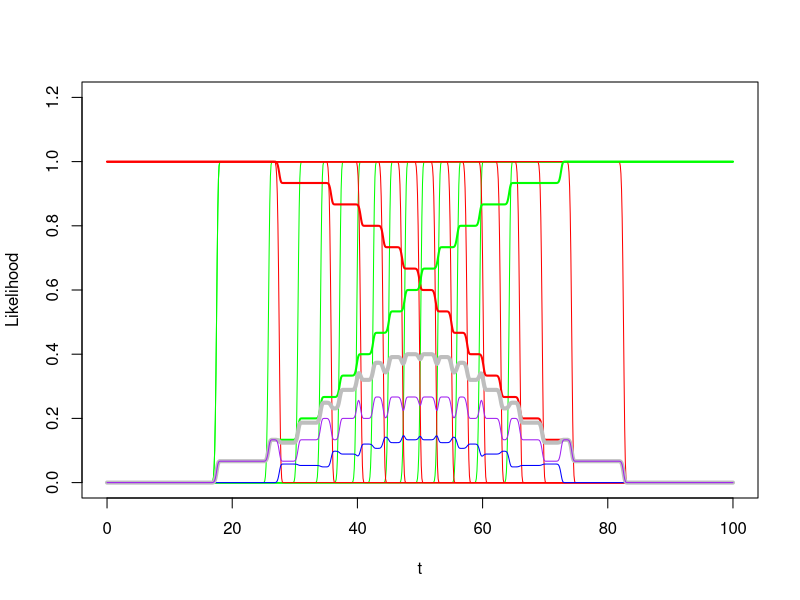
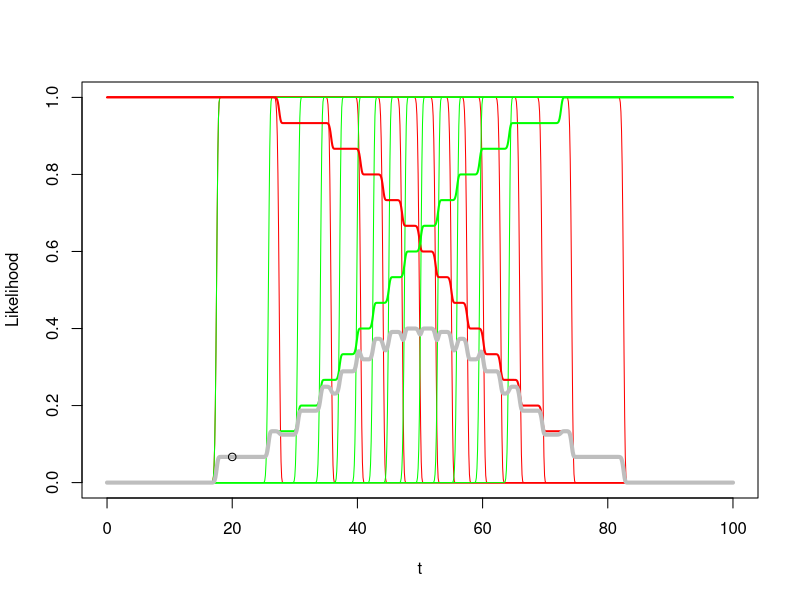
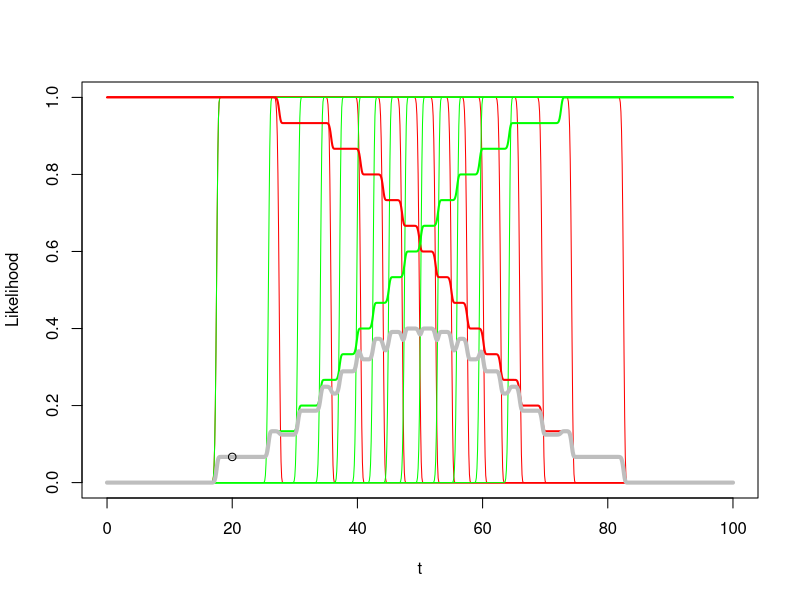
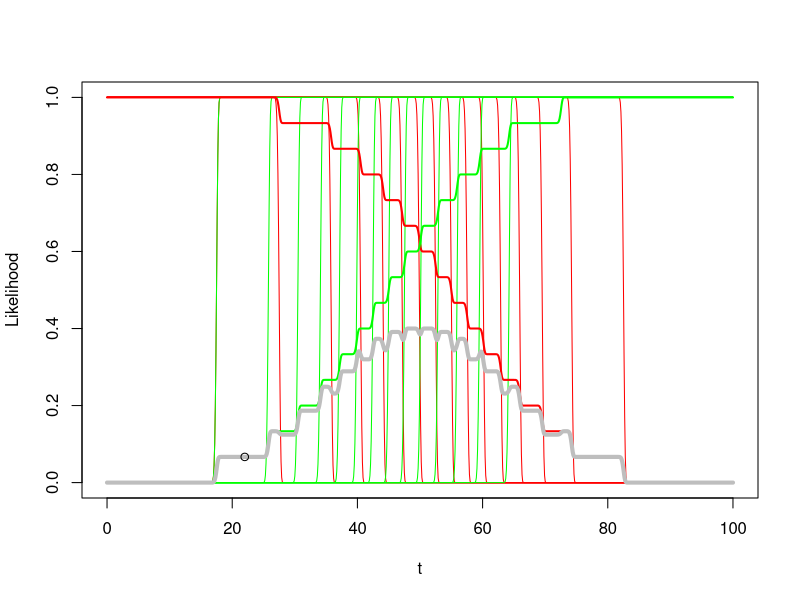
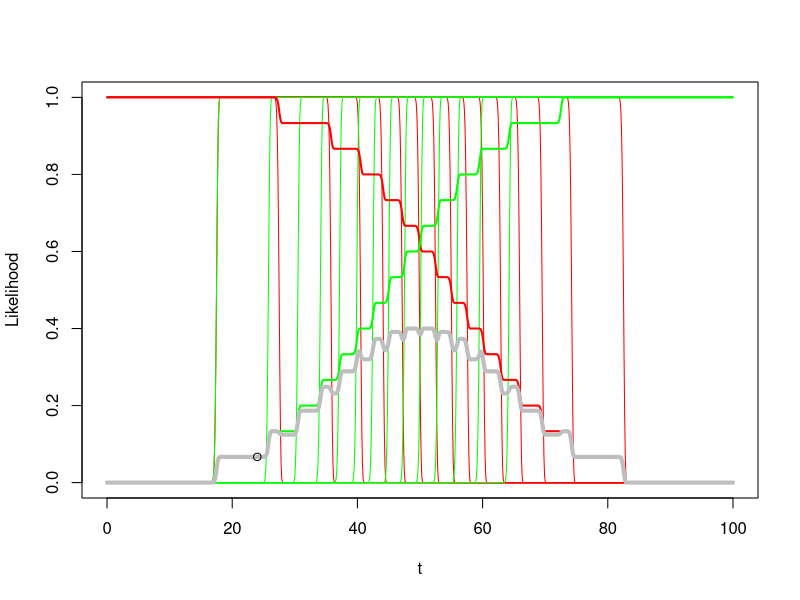
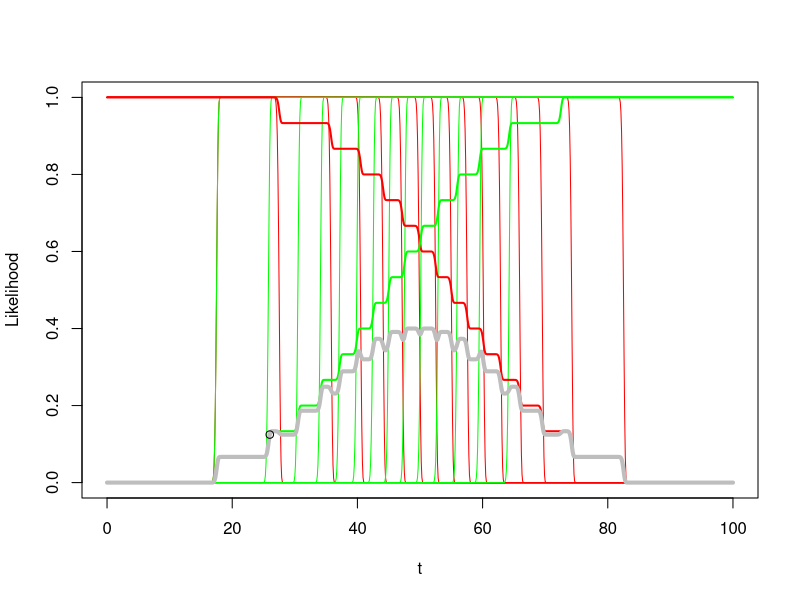
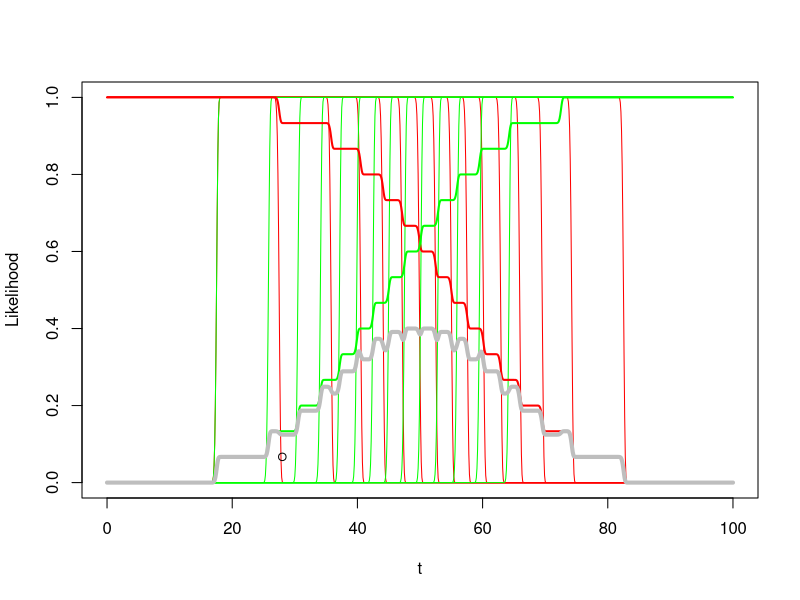
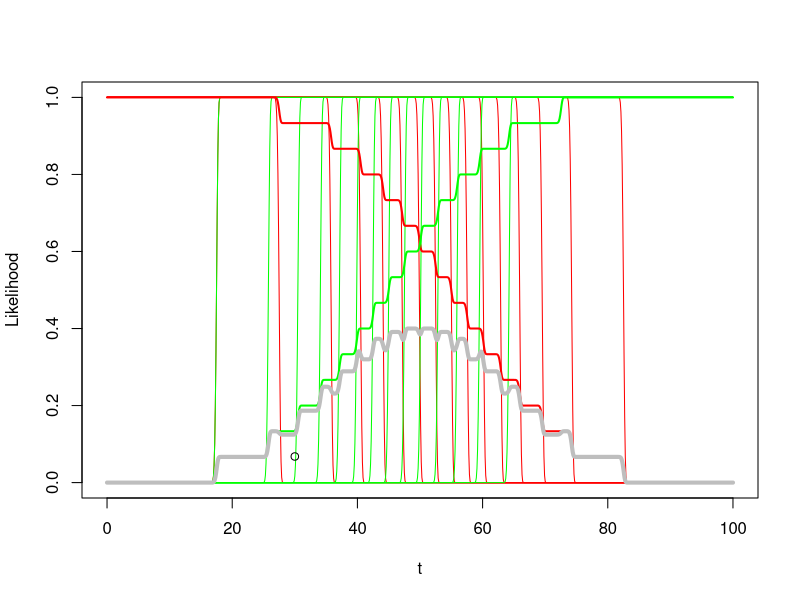

Write the R code that produced these figures, in order.
#Tool for generating plots that illustrate the value of the knowing the details of individual HIV detectability
#Definitions



  # The next section of code defines functions that are used to:
# choose a set of half-likelihood positions for a family of curves, with spacing defined using an inverse cumulative normal distribution
# define and generate individual curves
# Generate families of n curves with half-likelihoods distributed around mean_center_position
# Note: generate_family function don't return the time axis - this should be defined somewhere more central in the script.

  ##parameters are as follows
#slope is lambda
#scale is k (exponent of exponent)
#center_position is the position of the half-likelihood for an individual curve
#mean_center_position is the mean position of half likelihood for a family of curves
#sd_size is the standard deviation size of the normal distribution which is used to generate the half-likelihood positions
#timeaxis is a vector of t-axis values. Should be defined centrally then passed to all functions


generate_positions_for_individual_curves = function(n,slope,scale,mean_center_position,sd_size){
  shift_to_half_likelihood = slope*(-1*log(1/2))^(1/scale)
  myseq <- seq(1/(2*n),1-1/(2*n),1/n)
  positions <- qnorm(myseq,mean=mean_center_position-shift_to_half_likelihood,sd=sd_size)
  return(positions)
}

#negative curves
individual_negative_curve = function(x,slope,scale,position){
  return(ifelse(x-position<0,0,1-exp(-((x-position)/slope)^scale))) #will definitely not test negative if fDDT is before position = center position minus shift
}
generate_individual_negative_curve = function(slope,scale,position,timeaxis){
  #slope is lambda
  #scale is k (exponent of exponent)
  #center_position is the position of the half-likelihood
  #timeaxis is a vector of t-axis values. Suggest creating one centrally then passing to all functions
  return(individual_negative_curve(timeaxis,slope,scale,position))
}

generate_family_negative_curves = function(n,slope,scale,mean_center_position,sd_size,timeaxis){
  list_of_positions = generate_positions_for_individual_curves(n=n, slope=slope, scale=scale, mean_center_position=mean_center_position, sd_size=sd_size)
  set_of_negative_curves = matrix(nrow=length(timeaxis),ncol=n)
  for (i in seq(1,n)){
    set_of_negative_curves[,i]=generate_individual_negative_curve(slope=slope, scale=scale, position = list_of_positions[i], timeaxis=timeaxis)
  }
  return(set_of_negative_curves)
}
#positive curves
individual_positive_curve = function(x,slope,scale,position){
  return(ifelse(x-position<0,1,exp(-((x-position)/slope)^scale))) #definitely test positive if fDDT is before position = center position minus shift
}
generate_individual_positive_curve = function(slope,scale,position,timeaxis){
  return(individual_positive_curve(timeaxis,slope,scale,position))
}

generate_family_positive_curves = function(n,slope,scale, mean_center_position,sd_size,timeaxis){
  list_of_positions = generate_positions_for_individual_curves(n=n, slope=slope, scale=scale, mean_center_position = mean_center_position, sd_size=sd_size)
  set_of_positive_curves = matrix(nrow=length(timeaxis),ncol=n)
  for (i in seq(1,n)){
    set_of_positive_curves[,i] = generate_individual_positive_curve(slope=slope, scale=scale, position=list_of_positions[i], timeaxis=timeaxis)
  }
  return(set_of_positive_curves)
  
}

#calculate the mean of a generic family of curves over a specified set of t-values
generate_mean_of_family = function(family_of_curves){
  return(rowMeans(family_of_curves))
}

#calculate the product of two curves
generate_product_curve = function(curve1,curve2){ #this doesn't need to be its own function I'm just renaming
  return(curve1*curve2)
}

#given a curve and find the likelihood for all times the combined test results.
likelihood_by_DDI = function(set_of_positive_curves,set_of_negative_curves,timeaxis){
  likelihoods_per_time = rep(0,length(timeaxis))
  for (tpos in seq(1:length(timeaxis))){
    cumu_likely=0
    for (person in seq(1:ncol(set_of_negative_curves))){ #chronological order makes a trivial difference - there is 
                                                          #just a product per person
      likelihood_forward = set_of_positive_curves[tpos,person]*set_of_negative_curves[tpos,person]
      likelihood_backward = "The same thing unless I don't actually understand this task"
      cumu_likely <- cumu_likely + likelihood_forward
    }
    likelihoods_per_time[tpos]=cumu_likely
  }
  return(likelihoods_per_time)
}


#ALSO
#nice plotting function showing likelihood for an individual time point (including dashed lines for unlikely people)

plot_individual_time_likelihood = function(n,timeaxis,set_of_positive_curves,set_of_negative_curves,time){
  #calculate means
  positive_mean_naive = rowMeans(set_of_positive_curves)
  negative_mean_naive = rowMeans(set_of_negative_curves)
  likelihood_naive <- negative_mean_naive*positive_mean_naive
  #position in timeaxis
  time_position <- which(timeaxis==time)
  #calculate_likelihood
  cumu_likely=0
  for (person in seq(1:ncol(set_of_negative_curves))){ #chronological order makes a trivial difference - there is 
    #just a product per person
    likelihood_forward = set_of_positive_curves[time_position,person]*set_of_negative_curves[time_position,person]
    likelihood_backward = "The same thing unless I don't actually understand this task"
    cumu_likely <- cumu_likely + likelihood_forward
  }
  likelihood_DDI_at_time_given_both_test_results = 1/n *cumu_likely
  #plot the curves
  plot(timeaxis,plotdata_negative[,1],type='l',xlim=c(timeaxis[1],timeaxis[length(timeaxis)]),ylim=c(0,1),xlab="t",ylab="Likelihood",col='red')
  #points(plotdata[,1],plotdata[,3])
  for (i in seq(1:n)){
    lines(timeaxis,plotdata_positive[,i],col='red') #what color should the positive curves be
  }
  #points(plotdata[,1],plotdata[,3])
  for (i in seq(2:n)){
    lines(timeaxis,plotdata_negative[,i],col='green') #what color should the negative curves be
  }
  lines(timeaxis,positive_mean_naive,lwd=2,col='red')
  lines(timeaxis,negative_mean_naive,lwd=2,col='green')
  lines(timeaxis,likelihood_naive, lwd=4,col='grey')
  points(time,likelihood_DDI_at_time_given_both_test_results)
}


# script
n=15
mean_center_position_negative_curves=45
mean_center_position_positive_curves=55
sd_size_positive = 15
sd_size_negative = sd_size_positive
detail = 10
timeaxis = seq(0,100,1/detail)
slope = 1
scale = 5

illustration_timestep_size = 2
illustration_timestart = 20
illustration_number_timesteps = 10

plotdata_negative = generate_family_negative_curves(n=n, slope=slope, scale=scale, mean_center_position=mean_center_position_negative_curves, sd_size= sd_size_negative, timeaxis = timeaxis)
plotdata_positive = generate_family_positive_curves(n=n, slope=slope, scale=scale, mean_center_position=mean_center_position_positive_curves, sd_size= sd_size_positive, timeaxis = timeaxis)

plot(timeaxis,plotdata_negative[,1],type='l',xlim=c(timeaxis[1],timeaxis[length(timeaxis)]),ylim=c(0,1.2),xlab="t",ylab="Likelihood",col='green')
#points(plotdata[,1],plotdata[,3])
for (i in seq(2:n)){
  lines(timeaxis,plotdata_negative[,i],col='green')
}
#points(plotdata[,1],plotdata[,3])
for (i in seq(1:n)){
  lines(timeaxis,plotdata_positive[,i],col='red')
}
positive_mean_naive <- rowMeans(plotdata_positive[,])
negative_mean_naive <- rowMeans(plotdata_negative[,])
product_of_means_naive <- positive_mean_naive*negative_mean_naive
real_likelihood <- 1/n*likelihood_by_DDI(timeaxis = timeaxis, set_of_positive_curves = plotdata_positive, set_of_negative_curves = plotdata_negative)
difference <- product_of_means_naive - real_likelihood
print("The maximum difference for this scenario between the true likelihood and the totally naive approximation is on the next line:")
print(max(difference))
lines(timeaxis,difference,lwd=1,col="blue")
lines(timeaxis,positive_mean_naive,lwd=2,col='red')
lines(timeaxis,negative_mean_naive,lwd=2,col='green')
lines(timeaxis,product_of_means_naive,lwd=4,col='grey')
lines(timeaxis,real_likelihood,lwd=1,col='purple')

plot_individual_time_likelihood(n=n,timeaxis=timeaxis,time=illustration_timestart,set_of_positive_curves=plotdata_positive,set_of_negative_curves=plotdata_negative)

jpeg("C:/Users/JumpCo Vostro3700/Pictures/code_for_discordant_test/frame_time_%03d.jpg")
for (time in seq(illustration_timestart,illustration_timestart + illustration_number_timesteps*illustration_timestep_size,illustration_timestep_size)){
  plot_individual_time_likelihood(n=n, timeaxis=timeaxis,time=time,set_of_positive_curves = plotdata_positive,set_of_negative_curves = plotdata_negative)
}
dev.off()
#   at some point:
#   	- calculate/plot mean curve for a set of curves DONE
#   next:
#   	- generate positive likelihood curves DONE
#   for every time point:
#   	- we want to select a curve from the family of negative curves (randomly - or do we just select one of each) and get the likelihood DONE for selecting one of each
#   	- select the same curve from the family of positive curves (randomly) and get the likelihood (this is the conditional likelihood)
#   	- get the product of the likelihoods
#   	- do this a bunch of times (or for all the people), representing sampling from the population for a particular fDDI - first Date of Detectable Infection DONE "For all the people"

#   Next up:
#     - portray more likely people with dotted lines, given a particular time point
#         - choose a nice step amount and pick particular values in the timeaxis
#         - for all curves that have a value (at that time) of less than 1/2 display as dotted line.


    ###extra stuff for testing (delete)
#myseq = seq(1/(2*n),1-1/(2*n),1/n)
#diff(myseq);
#diff(qnorm(myseq,mean=mean_center_position,sd=.1))
#n/30
#length(qnorm(myseq,mean=0.5,sd=.24))
#plot(myseq,qnorm(myseq,mean=0.5,sd=.24),xlim=c(0,1),ylim=c(0,1))
#plot(qnorm(myseq,mean=.5,.24),as.list(rep(1, n)),xlim=c(0,1))
#plot(x, y, main="title", sub="subtitle",xlab="X-axis label", ylab="y-axix label",xlim=c(xmin, xmax), ylim=c(ymin, ymax))
#qnorm(myseq,mean=mean_center_position,sd=sd_size)

#calculate_nth_person_total_likelihood = function(family_negative_likelihoods,family_positive_likelihoods,n) {#unnecessary function
#return(family_positive_likelihoods[,n]*family_negative_likelihoods[,n])
#}

##given a time, find where in the timescale it fits
#calculate_time_index = function(timescale, time){
#  return(which(abs(timescale-time) == min(abs(timescale-time))))
  
#}

##given a time, calculate the likelihood that one person would get the two test results
#calculate_total_likelihood_for_nth_person = function(timescale,time, n, family_negative_likelihoods, family_positive_likelihoods){
#  time_index = calculate_time_index(timescale=timescale, time=time)
#  return(family_negative_likelihoods[time_index,n]*family_positive_likelihoods[time_index,n])
#}

#select an individual curve
#select_individual_curve_randomly = function(set_of_curves){
#}





